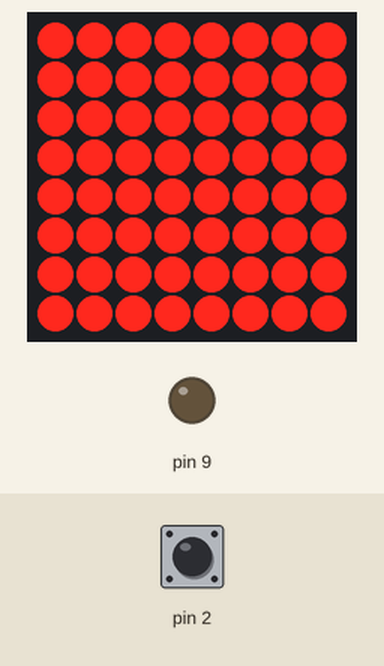
Recording of a sketch running on a simulated Arduino Uno, built with avr-gcc and run on an emulated ATmega328P. Parts: 8×8 LED matrix, output pins drawn as LEDs (lit = HIGH). The test bench sets the inputs (shaded band); at power-on: pin 2 HIGH. What the sketch prints to the serial monitor is not drawn.

Above: at 0.1 s.

The sketch:

testing.ino
```cpp
#include <Wire.h>
#include <Adafruit_GFX.h>
#include "Adafruit_LEDBackpack.h"

#ifndef _BV
  #define _BV(bit) (1<<(bit))
#endif

Adafruit_LEDBackpack matrix = Adafruit_LEDBackpack();

uint8_t counter = 0;
uint16_t delayTime = 1000;
uint64_t binaryAnd = 0b11111111;
bool buttonPressed = false;
int buttonState = 0;
int currentCode[4];

const uint64_t checkmark = 0x3060c06030180c06;  //green
const uint64_t xmark = 0x4163361c1c366341;      //red

void clearMatrix(void) {
    for(int c=0; c < 8; c++){
        matrix.displaybuffer[c] = 0;
    }
}

void debugCodeSerial(void) {
    for(int i=0; i < 4; i++){
        Serial.print(currentCode[i]);
    }
}

void setup() {
    Serial.begin(9600);
    matrix.begin(0x70);  // pass in the address

    pinMode(2, INPUT);
    pinMode(3, INPUT);
    pinMode(4, INPUT);
    pinMode(9, OUTPUT);

    clearMatrix();
    matrix.writeDisplay();
    for(int i=0; i < 4; i++){
        currentCode[i] = 0;
        Serial.print(currentCode[i]);
    }

    digitalWrite(9, LOW);
}

void loop() {

    if (buttonPressed){
        if (digitalRead(2) == 0 && digitalRead(3) == 0 && digitalRead(4) == 0){
            buttonPressed = false;
            delay(1);
        }
    }

    if(!buttonPressed){
        if(digitalRead(2) == 1){    //red button
            buttonState = 1;
            buttonPressed = true;
            delay(1);
        }
        else if (digitalRead(3) == 1){  //yellow button
            buttonState = 2;
            buttonPressed = true;
            delay(1);
        }
        else if (digitalRead(4) == 1){  //green button
            buttonState = 3;
            buttonPressed = true;
            delay(1);
        }
        else {
            buttonState = 0;
        }

        //if button is pressed, execute this and switch case
        if(buttonPressed){
            currentCode[counter] = buttonState;     //change currentCode
            counter++;
            digitalWrite(9, LOW);

            switch(buttonState){
                case 1: //red button
                    clearMatrix();
                    for(int i=0; i < 8; i++){
                        matrix.displaybuffer[i] = 0b11111111;
                    }
                    break;

                case 2: //yellow button
                    clearMatrix();
                    for(int i=0; i < 8; i++){
                        matrix.displaybuffer[i] = 0b1111111111111111;
                    }
                    break;

                case 3: //green button
                    clearMatrix();
                    for(int i=0; i < 8; i++){
                        matrix.displaybuffer[i] = 0b1111111100000000;
                    }
                    break;

                default:
                break;
            }

            matrix.writeDisplay();
        }
    }


    if (currentCode[0] == 1 && currentCode[1] == 2 && currentCode[2] == 3 && currentCode[3] == 1){
        digitalWrite(9, HIGH);
        counter = 0;
        for(int i=0; i < 4; i++){
            currentCode[i] = 0;
        }

        clearMatrix();
        for(int i=0; i < 8; i++){
            matrix.displaybuffer[i] = ((checkmark & binaryAnd) >> (i*8)) << 8;
            binaryAnd = binaryAnd << 8;
        }

        binaryAnd = 0b11111111;
        matrix.writeDisplay();
    }
    else if (counter == 4){
        counter = 0;
        for(int i=0; i < 4; i++){
            currentCode[i] = 0;
        }

        clearMatrix();
        for(int i=0; i < 8; i++){
            matrix.displaybuffer[i] = (xmark & binaryAnd) >> (i*8);
            binaryAnd = binaryAnd << 8;
        }

        binaryAnd = 0b11111111;
        matrix.writeDisplay();
    }
}
```
